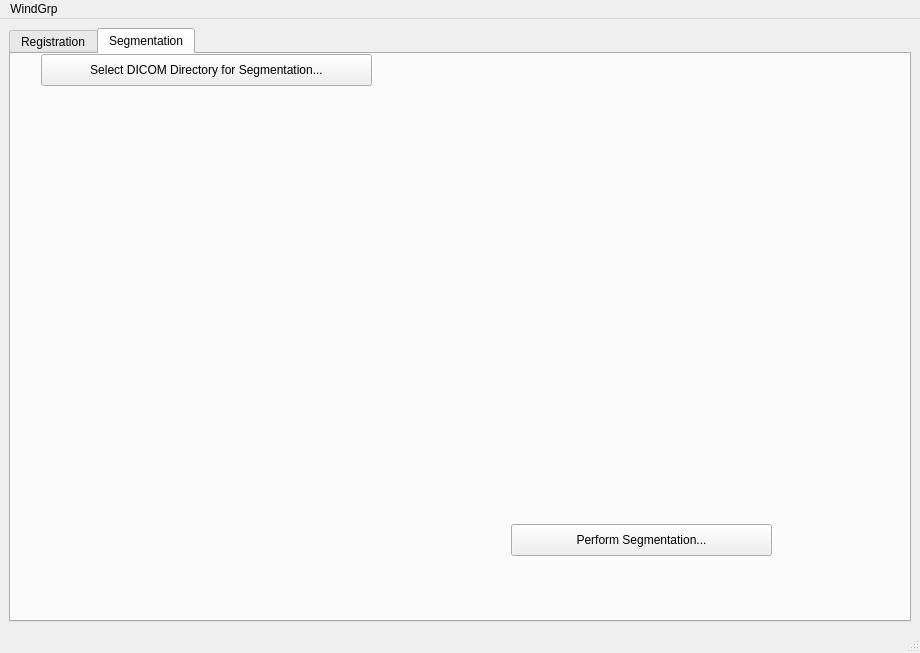
<?xml version="1.0" encoding="UTF-8"?>
<ui version="4.0">
 <class>MainWindow</class>
 <widget class="QMainWindow" name="MainWindow">
  <property name="geometry">
   <rect>
    <x>0</x>
    <y>0</y>
    <width>920</width>
    <height>653</height>
   </rect>
  </property>
  <property name="windowTitle">
   <string>MainWindow</string>
  </property>
  <widget class="QWidget" name="centralwidget">
   <layout class="QGridLayout" name="gridLayout">
    <item row="0" column="1">
     <widget class="QTabWidget" name="tabWidget">
      <property name="currentIndex">
       <number>1</number>
      </property>
      <widget class="QWidget" name="RegWindow">
       <attribute name="title">
        <string>Registration</string>
       </attribute>
       <widget class="QPushButton" name="pushButton_Register">
        <property name="geometry">
         <rect>
          <x>570</x>
          <y>520</y>
          <width>311</width>
          <height>32</height>
         </rect>
        </property>
        <property name="text">
         <string>Perform Registration...</string>
        </property>
       </widget>
       <widget class="QSlider" name="verticalSlider">
        <property name="geometry">
         <rect>
          <x>860</x>
          <y>40</y>
          <width>22</width>
          <height>311</height>
         </rect>
        </property>
        <property name="orientation">
         <enum>Qt::Vertical</enum>
        </property>
       </widget>
       <widget class="QWidget" name="layoutWidget">
        <property name="geometry">
         <rect>
          <x>10</x>
          <y>0</y>
          <width>841</width>
          <height>32</height>
         </rect>
        </property>
        <layout class="QHBoxLayout" name="horizontalLayout_1">
         <item>
          <widget class="QPushButton" name="pushButton_SelectFixedDir">
           <property name="text">
            <string>Select Fixed DICOM Image Directory...</string>
           </property>
          </widget>
         </item>
         <item>
          <widget class="QPushButton" name="pushButton_SelectMovingDir">
           <property name="text">
            <string>Select Moving DICOM Image Directory...</string>
           </property>
          </widget>
         </item>
        </layout>
       </widget>
       <widget class="QWidget" name="layoutWidget">
        <property name="geometry">
         <rect>
          <x>10</x>
          <y>30</y>
          <width>841</width>
          <height>411</height>
         </rect>
        </property>
        <layout class="QHBoxLayout" name="horizontalLayout_2">
         <item>
          <widget class="QVTKWidget" name="QVTKMainFixed" native="true">
           <property name="enabled">
            <bool>true</bool>
           </property>
           <property name="sizePolicy">
            <sizepolicy hsizetype="Expanding" vsizetype="MinimumExpanding">
             <horstretch>0</horstretch>
             <verstretch>0</verstretch>
            </sizepolicy>
           </property>
          </widget>
         </item>
         <item>
          <widget class="QVTKWidget" name="QVTKMainMoving" native="true">
           <property name="enabled">
            <bool>true</bool>
           </property>
           <property name="sizePolicy">
            <sizepolicy hsizetype="Expanding" vsizetype="MinimumExpanding">
             <horstretch>0</horstretch>
             <verstretch>0</verstretch>
            </sizepolicy>
           </property>
          </widget>
         </item>
        </layout>
       </widget>
       <zorder>layoutWidget</zorder>
       <zorder>layoutWidget</zorder>
       <zorder>verticalSlider</zorder>
       <zorder>pushButton_Register</zorder>
      </widget>
      <widget class="QWidget" name="SegWindow">
       <attribute name="title">
        <string>Segmentation</string>
       </attribute>
       <widget class="QVTKWidget" name="QVTKMain" native="true">
        <property name="geometry">
         <rect>
          <x>20</x>
          <y>30</y>
          <width>701</width>
          <height>441</height>
         </rect>
        </property>
        <property name="sizePolicy">
         <sizepolicy hsizetype="Expanding" vsizetype="MinimumExpanding">
          <horstretch>0</horstretch>
          <verstretch>0</verstretch>
         </sizepolicy>
        </property>
       </widget>
       <widget class="QPushButton" name="pushButton_Segment">
        <property name="geometry">
         <rect>
          <x>500</x>
          <y>470</y>
          <width>261</width>
          <height>32</height>
         </rect>
        </property>
        <property name="text">
         <string>Perform Segmentation...</string>
        </property>
       </widget>
       <widget class="QPushButton" name="pushButton_SelectSegDir">
        <property name="geometry">
         <rect>
          <x>30</x>
          <y>0</y>
          <width>331</width>
          <height>32</height>
         </rect>
        </property>
        <property name="text">
         <string>Select DICOM Directory for Segmentation...</string>
        </property>
       </widget>
      </widget>
     </widget>
    </item>
   </layout>
  </widget>
  <widget class="QMenuBar" name="menubar">
   <property name="geometry">
    <rect>
     <x>0</x>
     <y>0</y>
     <width>920</width>
     <height>22</height>
    </rect>
   </property>
   <widget class="QMenu" name="menuWindGrp">
    <property name="title">
     <string>WindGrp</string>
    </property>
    <addaction name="actionQuit"/>
   </widget>
   <addaction name="menuWindGrp"/>
  </widget>
  <widget class="QStatusBar" name="statusbar"/>
  <action name="actionQuit">
   <property name="text">
    <string>Quit</string>
   </property>
   <property name="toolTip">
    <string>Quit</string>
   </property>
  </action>
 </widget>
 <customwidgets>
  <customwidget>
   <class>QVTKWidget</class>
   <extends>QWidget</extends>
   <header>QVTKWidget.h</header>
  </customwidget>
 </customwidgets>
 <resources/>
 <connections/>
</ui>
